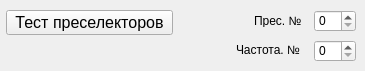
      <widget class="QWidget" name="tab">
       <attribute name="title">
        <string>АСКР</string>
       </attribute>
       <widget class="QPushButton" name="FirstValidatePB">
        <property name="geometry">
         <rect>
          <x>6</x>
          <y>10</y>
          <width>167</width>
          <height>25</height>
         </rect>
        </property>
        <property name="font">
         <font>
          <pointsize>12</pointsize>
         </font>
        </property>
        <property name="text">
         <string>Тест преселекторов</string>
        </property>
       </widget>
       <widget class="QSpinBox" name="spinBox">
        <property name="geometry">
         <rect>
          <x>314</x>
          <y>10</y>
          <width>42</width>
          <height>22</height>
         </rect>
        </property>
        <property name="maximum">
         <number>9</number>
        </property>
       </widget>
       <widget class="QLabel" name="label">
        <property name="geometry">
         <rect>
          <x>254</x>
          <y>14</y>
          <width>55</width>
          <height>13</height>
         </rect>
        </property>
        <property name="text">
         <string>Прес. №</string>
        </property>
       </widget>
       <widget class="QLabel" name="FreqPresNbL">
        <property name="geometry">
         <rect>
          <x>236</x>
          <y>42</y>
          <width>75</width>
          <height>16</height>
         </rect>
        </property>
        <property name="text">
         <string>Частота. №</string>
        </property>
       </widget>
       <widget class="QSpinBox" name="FreqPresNbSB">
        <property name="geometry">
         <rect>
          <x>314</x>
          <y>40</y>
          <width>42</width>
          <height>22</height>
         </rect>
        </property>
        <property name="maximum">
         <number>9</number>
        </property>
       </widget>
      </widget>
